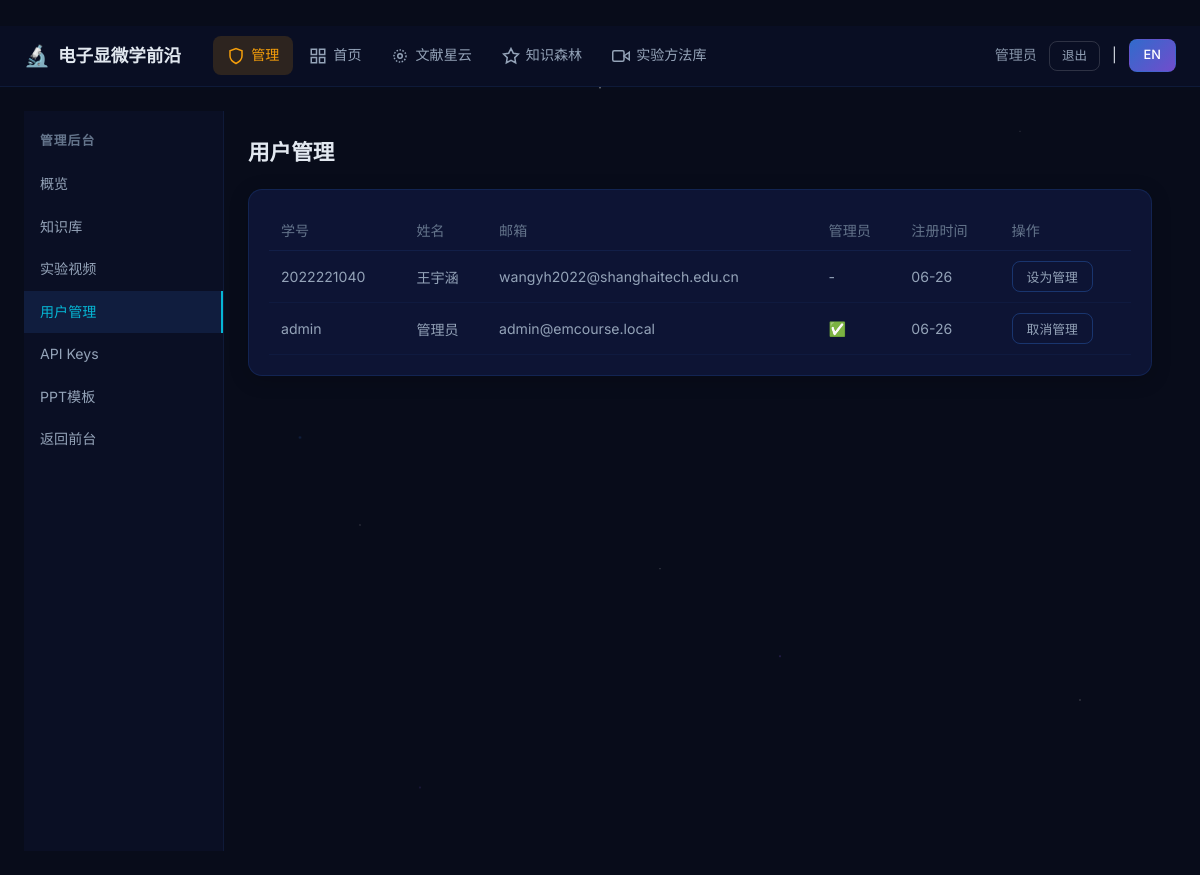
/admin/users (signed in), run on an earlier commit of the app's database.
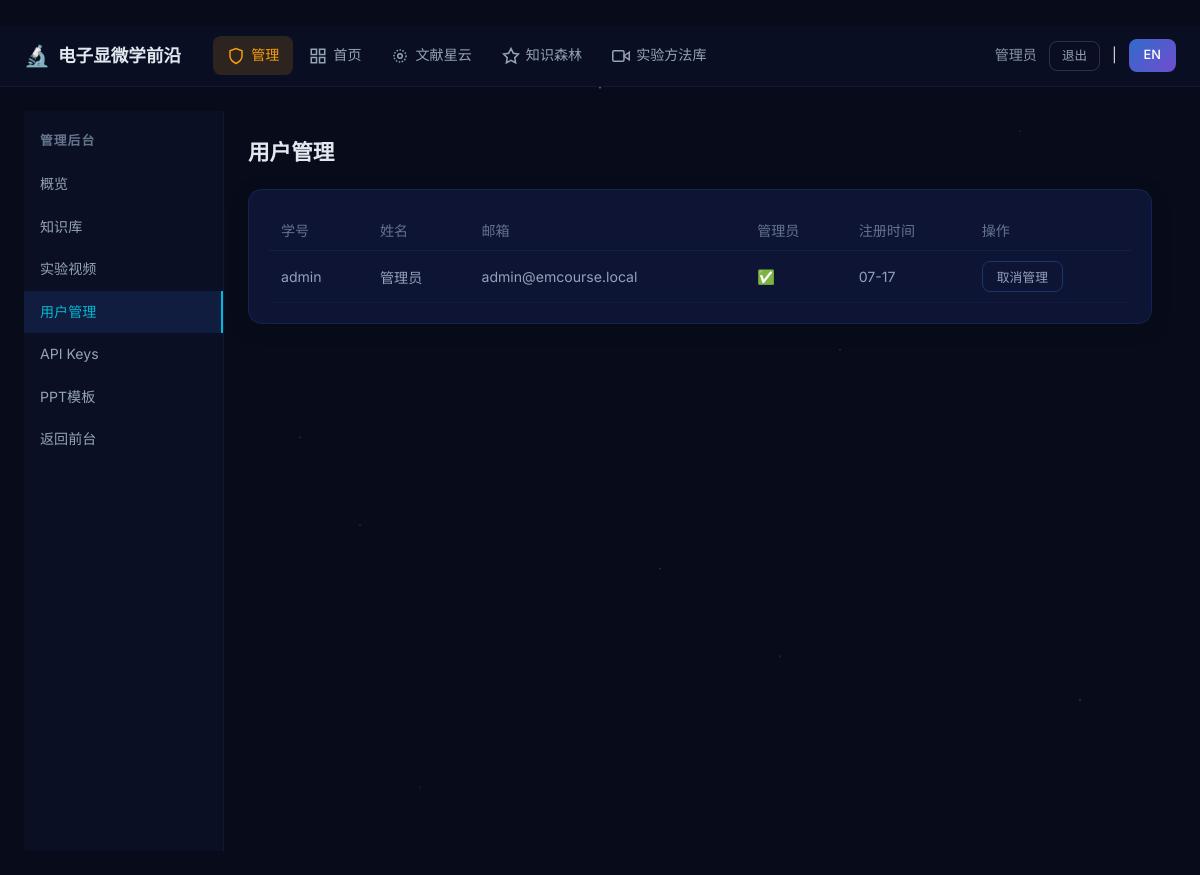
And on a later commit of the database.
### models.py (models this page shows, shortened)
class User(UserMixin, db.Model):
    __tablename__ = "users"
    id = db.Column(db.Integer, primary_key=True)
    student_id = db.Column(db.String(20), unique=True, nullable=False, index=True)
    name = db.Column(db.String(50), nullable=False)
    email = db.Column(db.String(120), nullable=False)
    password_hash = db.Column(db.String(256), nullable=False)
    is_admin = db.Column(db.Boolean, default=False)
    registered_at = db.Column(db.DateTime, default=lambda: datetime.now(timezone.utc))
    subscriptions = db.relationship("LiteratureSubscription", backref="user", lazy="dynamic")
    checkins = db.relationship("DailyCheckin", backref="user", lazy="dynamic")
    uploads = db.relationship("UploadedLiterature", backref="uploader", lazy="dynamic")
    rewards = db.relationship("AttendanceReward", backref="user", lazy="dynamic")

### app.py (the view)
@app.route("/admin/users")
@login_required
@admin_required
def admin_users():
    users = User.query.order_by(User.registered_at.desc()).all()
    return render_template("admin_users.html", users=users)

### app.py (called while the page is built)
def admin_required(f):
    @wraps(f)
    def decorated(*args, **kwargs):
        if not current_user.is_authenticated or not current_user.is_admin:
            abort(403)
        return f(*args, **kwargs)
    return decorated

@login_manager.user_loader
def load_user(user_id):
    return db.session.get(User, int(user_id))

@app.after_request
def no_cache(response):
    if 'text/html' in response.content_type:
        response.headers['Cache-Control'] = 'no-store, no-cache, must-revalidate, max-age=0'
        response.headers['Pragma'] = 'no-cache'
        response.headers['Expires'] = '0'
    return response

@app.context_processor
def inject_globals():
    lang = flask_session.get('lang', 'zh')
    return dict(lang=lang, _=_)

def _(zh_text, en_text=''):
    lang = flask_session.get('lang', 'zh')
    if lang == 'en' and en_text:
        return en_text
    return zh_text

### templates/admin_users.html (shortened to what this page needs)
{% extends "admin_base.html" %}
{% block admin_content %}
<div class="page-header"><h1>用户管理</h1></div>
<div class="card"><div class="card-body">
<table class="admin-table">
<thead><tr><th>学号</th><th>姓名</th><th>邮箱</th><th>管理员</th><th>注册时间</th><th>操作</th></tr></thead>
<tbody>
{% for u in users %}
<tr>
<td>{{ u.student_id }}</td><td>{{ u.name }}</td><td>{{ u.email }}</td>
<td>{% if u.is_admin %}✅{% else %}-{% endif %}</td>
<td>{{ u.registered_at.strftime('%m-%d') }}</td>
<td>
<a href="{{ url_for('admin_set_admin', uid=u.id) }}" class="btn btn-sm btn-outline">{% if u.is_admin %}取消管理{% else %}设为管理{% endif %}</a>
</td>
</tr>
{% endfor %}
</tbody>
</table>
</div></div>
{% endblock %}

### templates/base.html (shortened to what this page needs)
﻿<!DOCTYPE html>
<html lang="zh-CN">
<head>
    <link rel="stylesheet" href="{{ url_for('static', filename='css/style.css') }}">
</head>
<body>
    <nav class="navbar">
        <div class="nav-inner">
            <a href="{{ url_for('index') }}" class="nav-brand">
                <span class="brand-icon">🔬</span>
                <span class="brand-text">{{ _('电子显微学前沿', 'EM Course') }}</span>
            </a>
            {% if current_user.is_authenticated %}
            <div class="nav-links">
                {% if current_user.is_admin %}
                <a href="{{ url_for("admin_dashboard") }}" class="nav-link admin-link {% if request.endpoint and "admin" in request.endpoint %}active{% endif %}">
                    <svg width="18" height="18" viewBox="0 0 24 24" fill="none" stroke="currentColor" stroke-width="2"><path d="M12 22s8-4 8-10V5l-8-3-8 3v7c0 6 8 10 8 10z"/></svg>
                    {{ _("管理", "Admin") }}
                </a>
                {% endif %}
                <a href="{{ url_for("dashboard") }}" class="nav-link {% if request.endpoint == "dashboard" %}active{% endif %}">
                    <svg width="18" height="18" viewBox="0 0 24 24" fill="none" stroke="currentColor" stroke-width="2"><rect x="3" y="3" width="7" height="7"/><rect x="14" y="3" width="7" height="7"/><rect x="14" y="14" width="7" height="7"/><rect x="3" y="14" width="7" height="7"/></svg>
                    {{ _("首页", "Home") }}
                </a>
                <a href="{{ url_for("literature_hub") }}" class="nav-link {% if request.endpoint == "literature_hub" %}active{% endif %}">
                    <svg width="18" height="18" viewBox="0 0 24 24" fill="none" stroke="currentColor" stroke-width="2"><circle cx="12" cy="12" r="3"/><circle cx="12" cy="12" r="8" stroke-dasharray="2 2"/></svg>
                    {{ _("文献星云", "Nebula") }}
                </a>
                <a href="{{ url_for("knowledge_forest") }}" class="nav-link {% if request.endpoint == "knowledge_forest" %}active{% endif %}">
                    <svg width="18" height="18" viewBox="0 0 24 24" fill="none" stroke="currentColor" stroke-width="2"><path d="M12 2L15.09 8.26L22 9.27L17 14.14L18.18 21.02L12 17.77L5.82 21.02L7 14.14L2 9.27L8.91 8.26L12 2z"/></svg>
                    {{ _("知识森林", "Forest") }}
                </a>
                <a href="{{ url_for("experiments_page") }}" class="nav-link {% if request.endpoint == "experiments_page" %}active{% endif %}">
                    <svg width="18" height="18" viewBox="0 0 24 24" fill="none" stroke="currentColor" stroke-width="2"><polygon points="23 7 16 12 23 17 23 7"/><rect x="1" y="5" width="15" height="14" rx="2" ry="2"/></svg>
                    {{ _("实验方法库", "Experiments") }}
                </a>
            </div>
            <div class="nav-user"><div class="nav-user">
                <span class="user-name">{{ current_user.name }}</span>
                <a href="{{ url_for('logout') }}" class="btn btn-sm btn-outline">{{ _('退出', 'Logout') }}</a>
                <span class="lang-spacer">|</span>
                <a href="{{ url_for("set_lang", lang_code="en" if lang=="zh" else "zh", next=request.path) }}" class="btn btn-sm lang-toggle">{{ "EN" if lang=="zh" else "中文" }}</a>
            </div>
            {% endif %}
        </div>
    </nav>
    <main class="main-content">
        {% block content %}{% endblock %}
    </main>
</body>
</html>

What changed in the data, as far as the page shows it:
removed User: student_id "2022221040", name "王宇涵", email "wangyh2022@shanghaitech.edu.cn", registered_at "06-26", is_admin "设为管理"
changed User "admin": registered_at "06-26" → "07-17"
